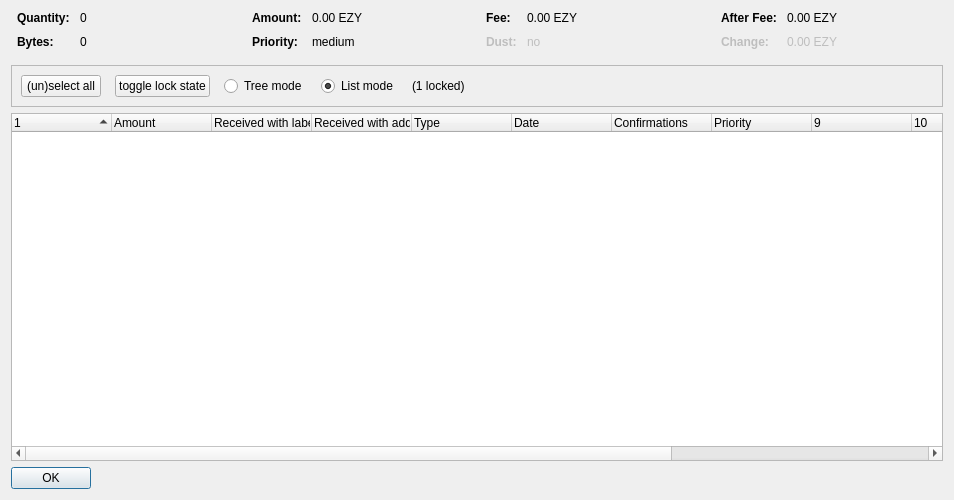
<?xml version="1.0" encoding="UTF-8"?>
<ui version="4.0">
 <class>CoinControlDialog</class>
 <widget class="QDialog" name="CoinControlDialog">
  <property name="geometry">
   <rect>
    <x>0</x>
    <y>0</y>
    <width>954</width>
    <height>500</height>
   </rect>
  </property>
  <property name="windowTitle">
   <string>Coin Selection</string>
  </property>
  <layout class="QVBoxLayout" name="verticalLayout">
   <item>
    <layout class="QHBoxLayout" name="horizontalLayoutTop" stretch="0,0,0,0">
     <property name="topMargin">
      <number>0</number>
     </property>
     <property name="bottomMargin">
      <number>10</number>
     </property>
     <item>
      <layout class="QFormLayout" name="formLayoutCoinControl1">
       <property name="horizontalSpacing">
        <number>10</number>
       </property>
       <property name="verticalSpacing">
        <number>10</number>
       </property>
       <property name="leftMargin">
        <number>6</number>
       </property>
       <property name="rightMargin">
        <number>6</number>
       </property>
       <item row="0" column="0">
        <widget class="QLabel" name="labelCoinControlQuantityText">
         <property name="font">
          <font>
           <weight>75</weight>
           <bold>true</bold>
          </font>
         </property>
         <property name="text">
          <string>Quantity:</string>
         </property>
        </widget>
       </item>
       <item row="0" column="1">
        <widget class="QLabel" name="labelCoinControlQuantity">
         <property name="cursor">
          <cursorShape>IBeamCursor</cursorShape>
         </property>
         <property name="contextMenuPolicy">
          <enum>Qt::ActionsContextMenu</enum>
         </property>
         <property name="text">
          <string notr="true">0</string>
         </property>
         <property name="textInteractionFlags">
          <set>Qt::LinksAccessibleByMouse|Qt::TextSelectableByKeyboard|Qt::TextSelectableByMouse</set>
         </property>
        </widget>
       </item>
       <item row="1" column="0">
        <widget class="QLabel" name="labelCoinControlBytesText">
         <property name="font">
          <font>
           <weight>75</weight>
           <bold>true</bold>
          </font>
         </property>
         <property name="text">
          <string>Bytes:</string>
         </property>
        </widget>
       </item>
       <item row="1" column="1">
        <widget class="QLabel" name="labelCoinControlBytes">
         <property name="cursor">
          <cursorShape>IBeamCursor</cursorShape>
         </property>
         <property name="contextMenuPolicy">
          <enum>Qt::ActionsContextMenu</enum>
         </property>
         <property name="text">
          <string notr="true">0</string>
         </property>
         <property name="textInteractionFlags">
          <set>Qt::LinksAccessibleByMouse|Qt::TextSelectableByKeyboard|Qt::TextSelectableByMouse</set>
         </property>
        </widget>
       </item>
      </layout>
     </item>
     <item>
      <layout class="QFormLayout" name="formLayoutCoinControl2">
       <property name="horizontalSpacing">
        <number>10</number>
       </property>
       <property name="verticalSpacing">
        <number>10</number>
       </property>
       <property name="leftMargin">
        <number>6</number>
       </property>
       <property name="rightMargin">
        <number>6</number>
       </property>
       <item row="0" column="0">
        <widget class="QLabel" name="labelCoinControlAmountText">
         <property name="font">
          <font>
           <weight>75</weight>
           <bold>true</bold>
          </font>
         </property>
         <property name="text">
          <string>Amount:</string>
         </property>
        </widget>
       </item>
       <item row="0" column="1">
        <widget class="QLabel" name="labelCoinControlAmount">
         <property name="cursor">
          <cursorShape>IBeamCursor</cursorShape>
         </property>
         <property name="contextMenuPolicy">
          <enum>Qt::ActionsContextMenu</enum>
         </property>
         <property name="text">
          <string notr="true">0.00 EZY</string>
         </property>
         <property name="textInteractionFlags">
          <set>Qt::LinksAccessibleByMouse|Qt::TextSelectableByKeyboard|Qt::TextSelectableByMouse</set>
         </property>
        </widget>
       </item>
       <item row="1" column="0">
        <widget class="QLabel" name="labelCoinControlPriorityText">
         <property name="font">
          <font>
           <weight>75</weight>
           <bold>true</bold>
          </font>
         </property>
         <property name="text">
          <string>Priority:</string>
         </property>
        </widget>
       </item>
       <item row="1" column="1">
        <widget class="QLabel" name="labelCoinControlPriority">
         <property name="cursor">
          <cursorShape>IBeamCursor</cursorShape>
         </property>
         <property name="contextMenuPolicy">
          <enum>Qt::ActionsContextMenu</enum>
         </property>
         <property name="text">
          <string>medium</string>
         </property>
         <property name="textInteractionFlags">
          <set>Qt::LinksAccessibleByMouse|Qt::TextSelectableByKeyboard|Qt::TextSelectableByMouse</set>
         </property>
        </widget>
       </item>
      </layout>
     </item>
     <item>
      <layout class="QFormLayout" name="formLayoutCoinControl3">
       <property name="horizontalSpacing">
        <number>10</number>
       </property>
       <property name="verticalSpacing">
        <number>10</number>
       </property>
       <property name="leftMargin">
        <number>6</number>
       </property>
       <property name="rightMargin">
        <number>6</number>
       </property>
       <item row="0" column="0">
        <widget class="QLabel" name="labelCoinControlFeeText">
         <property name="font">
          <font>
           <weight>75</weight>
           <bold>true</bold>
          </font>
         </property>
         <property name="text">
          <string>Fee:</string>
         </property>
        </widget>
       </item>
       <item row="0" column="1">
        <widget class="QLabel" name="labelCoinControlFee">
         <property name="cursor">
          <cursorShape>IBeamCursor</cursorShape>
         </property>
         <property name="contextMenuPolicy">
          <enum>Qt::ActionsContextMenu</enum>
         </property>
         <property name="text">
          <string notr="true">0.00 EZY</string>
         </property>
         <property name="textInteractionFlags">
          <set>Qt::LinksAccessibleByMouse|Qt::TextSelectableByKeyboard|Qt::TextSelectableByMouse</set>
         </property>
        </widget>
       </item>
       <item row="1" column="0">
        <widget class="QLabel" name="labelCoinControlLowOutputText">
         <property name="enabled">
          <bool>false</bool>
         </property>
         <property name="font">
          <font>
           <weight>75</weight>
           <bold>true</bold>
          </font>
         </property>
         <property name="text">
          <string>Dust:</string>
         </property>
        </widget>
       </item>
       <item row="1" column="1">
        <widget class="QLabel" name="labelCoinControlLowOutput">
         <property name="enabled">
          <bool>false</bool>
         </property>
         <property name="cursor">
          <cursorShape>IBeamCursor</cursorShape>
         </property>
         <property name="contextMenuPolicy">
          <enum>Qt::ActionsContextMenu</enum>
         </property>
         <property name="text">
          <string>no</string>
         </property>
         <property name="textInteractionFlags">
          <set>Qt::LinksAccessibleByMouse|Qt::TextSelectableByKeyboard|Qt::TextSelectableByMouse</set>
         </property>
        </widget>
       </item>
      </layout>
     </item>
     <item>
      <layout class="QFormLayout" name="formLayoutCoinControl4">
       <property name="horizontalSpacing">
        <number>10</number>
       </property>
       <property name="verticalSpacing">
        <number>10</number>
       </property>
       <property name="leftMargin">
        <number>6</number>
       </property>
       <property name="rightMargin">
        <number>6</number>
       </property>
       <item row="0" column="0">
        <widget class="QLabel" name="labelCoinControlAfterFeeText">
         <property name="font">
          <font>
           <weight>75</weight>
           <bold>true</bold>
          </font>
         </property>
         <property name="text">
          <string>After Fee:</string>
         </property>
        </widget>
       </item>
       <item row="0" column="1">
        <widget class="QLabel" name="labelCoinControlAfterFee">
         <property name="cursor">
          <cursorShape>IBeamCursor</cursorShape>
         </property>
         <property name="contextMenuPolicy">
          <enum>Qt::ActionsContextMenu</enum>
         </property>
         <property name="text">
          <string notr="true">0.00 EZY</string>
         </property>
         <property name="textInteractionFlags">
          <set>Qt::LinksAccessibleByMouse|Qt::TextSelectableByKeyboard|Qt::TextSelectableByMouse</set>
         </property>
        </widget>
       </item>
       <item row="1" column="0">
        <widget class="QLabel" name="labelCoinControlChangeText">
         <property name="enabled">
          <bool>false</bool>
         </property>
         <property name="font">
          <font>
           <weight>75</weight>
           <bold>true</bold>
          </font>
         </property>
         <property name="text">
          <string>Change:</string>
         </property>
        </widget>
       </item>
       <item row="1" column="1">
        <widget class="QLabel" name="labelCoinControlChange">
         <property name="enabled">
          <bool>false</bool>
         </property>
         <property name="cursor">
          <cursorShape>IBeamCursor</cursorShape>
         </property>
         <property name="contextMenuPolicy">
          <enum>Qt::ActionsContextMenu</enum>
         </property>
         <property name="text">
          <string notr="true">0.00 EZY</string>
         </property>
         <property name="textInteractionFlags">
          <set>Qt::LinksAccessibleByMouse|Qt::TextSelectableByKeyboard|Qt::TextSelectableByMouse</set>
         </property>
        </widget>
       </item>
      </layout>
     </item>
    </layout>
   </item>
   <item>
    <widget class="QFrame" name="frame">
     <property name="minimumSize">
      <size>
       <width>0</width>
       <height>40</height>
      </size>
     </property>
     <property name="frameShape">
      <enum>QFrame::StyledPanel</enum>
     </property>
     <property name="frameShadow">
      <enum>QFrame::Sunken</enum>
     </property>
     <layout class="QHBoxLayout" name="horizontalLayout">
      <item>
       <layout class="QHBoxLayout" name="horizontalLayoutPanel" stretch="0,0,0,0,0,0">
        <property name="spacing">
         <number>14</number>
        </property>
        <item>
         <widget class="QPushButton" name="pushButtonSelectAll">
          <property name="sizePolicy">
           <sizepolicy hsizetype="Maximum" vsizetype="Fixed">
            <horstretch>0</horstretch>
            <verstretch>0</verstretch>
           </sizepolicy>
          </property>
          <property name="text">
           <string>(un)select all</string>
          </property>
          <property name="autoDefault">
           <bool>false</bool>
          </property>
         </widget>
        </item>
        <item>
         <widget class="QPushButton" name="pushButtonToggleLock">
          <property name="sizePolicy">
           <sizepolicy hsizetype="Maximum" vsizetype="Fixed">
            <horstretch>0</horstretch>
            <verstretch>0</verstretch>
           </sizepolicy>
          </property>
          <property name="text">
           <string>toggle lock state</string>
          </property>
          <property name="autoDefault">
           <bool>false</bool>
          </property>
         </widget>
        </item>
        <item>
         <widget class="QRadioButton" name="radioTreeMode">
          <property name="sizePolicy">
           <sizepolicy hsizetype="Maximum" vsizetype="Fixed">
            <horstretch>0</horstretch>
            <verstretch>0</verstretch>
           </sizepolicy>
          </property>
          <property name="text">
           <string>Tree mode</string>
          </property>
         </widget>
        </item>
        <item>
         <widget class="QRadioButton" name="radioListMode">
          <property name="sizePolicy">
           <sizepolicy hsizetype="Maximum" vsizetype="Fixed">
            <horstretch>0</horstretch>
            <verstretch>0</verstretch>
           </sizepolicy>
          </property>
          <property name="text">
           <string>List mode</string>
          </property>
          <property name="checked">
           <bool>true</bool>
          </property>
         </widget>
        </item>
        <item>
         <widget class="QLabel" name="labelLocked">
          <property name="text">
           <string>(1 locked)</string>
          </property>
         </widget>
        </item>
        <item>
         <spacer name="horizontalSpacer">
          <property name="orientation">
           <enum>Qt::Horizontal</enum>
          </property>
          <property name="sizeHint" stdset="0">
           <size>
            <width>40</width>
            <height>20</height>
           </size>
          </property>
         </spacer>
        </item>
       </layout>
      </item>
     </layout>
    </widget>
   </item>
   <item>
    <widget class="CoinControlTreeWidget" name="treeWidget">
     <property name="contextMenuPolicy">
      <enum>Qt::CustomContextMenu</enum>
     </property>
     <property name="sortingEnabled">
      <bool>false</bool>
     </property>
     <property name="columnCount">
      <number>13</number>
     </property>
     <attribute name="headerShowSortIndicator" stdset="0">
      <bool>true</bool>
     </attribute>
     <attribute name="headerStretchLastSection">
      <bool>false</bool>
     </attribute>
     <column>
      <property name="text">
       <string/>
      </property>
     </column>
     <column>
      <property name="text">
       <string>Amount</string>
      </property>
     </column>
     <column>
      <property name="text">
       <string>Received with label</string>
      </property>
     </column>
     <column>
      <property name="text">
       <string>Received with address</string>
      </property>
     </column>
     <column>
      <property name="text">
	<string>Type</string>
      </property>
     </column>
     <column>
      <property name="text">	 
       <string>Date</string>
      </property>
     </column>
     <column>
      <property name="text">
       <string>Confirmations</string>
      </property>
      <property name="toolTip">
       <string>Confirmed</string>
      </property>
     </column>
     <column>
      <property name="text">
       <string>Priority</string>
      </property>
     </column>
     <column>
      <property name="text">
       <string/>
      </property>
     </column>
     <column>
      <property name="text">
       <string/>
      </property>
     </column>
     <column>
      <property name="text">
       <string/>
      </property>
     </column>
     <column>
      <property name="text">
       <string/>
      </property>
     </column>
     <column>
      <property name="text">
       <string/>
      </property>
     </column>
    </widget>
   </item>
   <item>
    <widget class="QDialogButtonBox" name="buttonBox">
     <property name="sizePolicy">
      <sizepolicy hsizetype="Maximum" vsizetype="Fixed">
       <horstretch>0</horstretch>
       <verstretch>0</verstretch>
      </sizepolicy>
     </property>
     <property name="orientation">
      <enum>Qt::Horizontal</enum>
     </property>
     <property name="standardButtons">
      <set>QDialogButtonBox::Ok</set>
     </property>
    </widget>
   </item>
  </layout>
 </widget>
 <customwidgets>
  <customwidget>
   <class>CoinControlTreeWidget</class>
   <extends>QTreeWidget</extends>
   <header>coincontroltreewidget.h</header>
  </customwidget>
 </customwidgets>
 <resources/>
 <connections/>
</ui>
